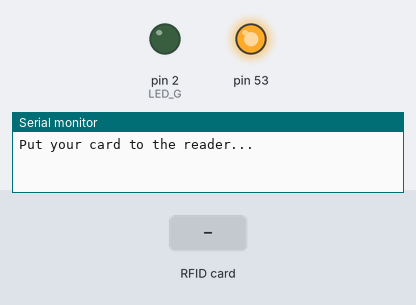
Simulated run of this sketch. Board: Arduino Mega 2560, built with avr-gcc and run on an emulated ATmega2560. Shown: output pins drawn as LEDs (lit = HIGH), the last lines printed to the serial monitor. The inputs (shaded band) are chosen by the test bench.

Above: at 1.2 s.
1.3 s: RFID card 12 75 E2 34 held to the reader
At 2.1 s:
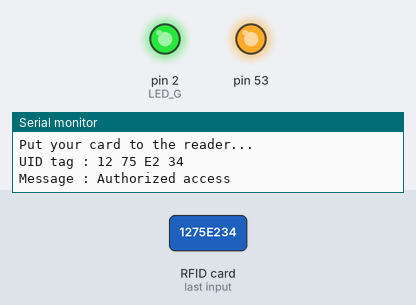
3.3 s: RFID card 73 D2 68 0F held to the reader
Timing chart, 0 to 8.8 s (numbered marks = the images above; inputs shaded):
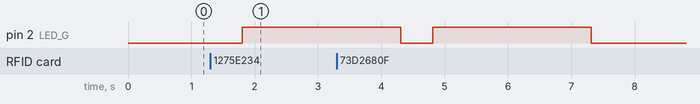

The sketch:

Rfid_with_2cards.ino
```cpp
#include <SPI.h>
#include<MFRC522.h>

#define SS_PIN  21  /*Slave Select Pin*/
#define RST_PIN 22  /*Reset Pin for RC522*/
#define LED_G   2   /*Pin D2 for LED*/

MFRC522 mfrc522(SS_PIN, RST_PIN);   /*Create MFRC522 initialized*/

void setup() {
  Serial.begin(9600);   /*Serial Communication begin*/
  SPI.begin();          /*SPI communication initialized*/
  mfrc522.PCD_Init();   /*RFID sensor initialized*/
  pinMode(LED_G, OUTPUT);  /*LED Pin set as output*/
  Serial.println("Put your card to the reader...");
  Serial.println();
}

void loop() {
  /*Look for the RFID Card*/
  if (!mfrc522.PICC_IsNewCardPresent()) {
    return;
  }
  /*Select Card*/
  if (!mfrc522.PICC_ReadCardSerial()) {
    return;
  }
  /*Show UID for Card/Tag on serial monitor*/
  Serial.print("UID tag :");
  String content = "";
  byte letter;
  for (byte i = 0; i < mfrc522.uid.size; i++) {
    Serial.print(mfrc522.uid.uidByte[i] < 0x10 ? " 0" : " ");
    Serial.print(mfrc522.uid.uidByte[i], HEX);
    content.concat(String(mfrc522.uid.uidByte[i] < 0x10 ? " 0" : " "));
    content.concat(String(mfrc522.uid.uidByte[i], HEX));
  }
  Serial.println();
  Serial.print("Message : ");
  content.toUpperCase();
  if (content.substring(1) == "12 75 E2 34" || content.substring(1) == "73 D2 68 0F") {
    /* Add the second UID in the condition */
    Serial.println("Authorized access");  /*Print message if UID match with the database*/
    Serial.println();
    delay(500);
    digitalWrite(LED_G, HIGH);  /*Led Turn ON*/
    delay(2500);
    digitalWrite(LED_G, LOW);
  } else {
    Serial.println(" Access denied"); /*If UID do not match print message*/
  }
}
```

Measured:
- after the input at 1.3 s, pin 2 (LED_G): LOW → HIGH after 0.51 s
